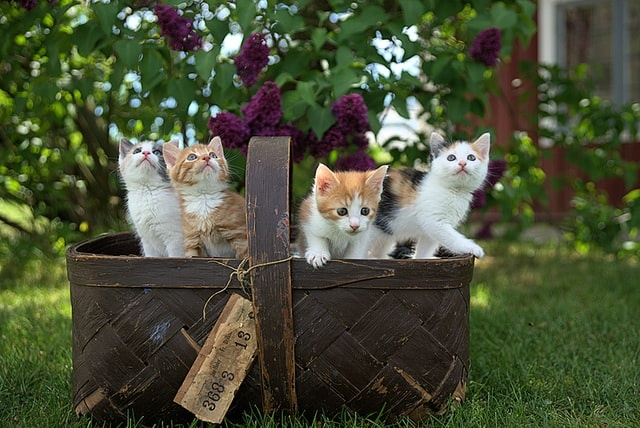
#> input picture final_project/streamlit/images/cats.jpg, 640 x 428 px, found by its file name
$ python gradients.py
#> lines starting #> are read from the running program, lines starting #| are printed output that depends on the picture; after the words box and inside, x2 and y2 are one past the last pixel; in counts of white or black regions, pixels touching at a corner belong together
import cv2 as cv
import numpy as np
import os

path = '/Users/lilycheng/Desktop/dash/assets'
img = cv.imread('Photos/cats.jpg')
#> img is the input picture: shape (428, 640, 3); mean B, G, R 55.8, 80.9, 74.5
cv.imshow('Cats',img)

gray = cv.cvtColor(img, cv.COLOR_BGR2GRAY)
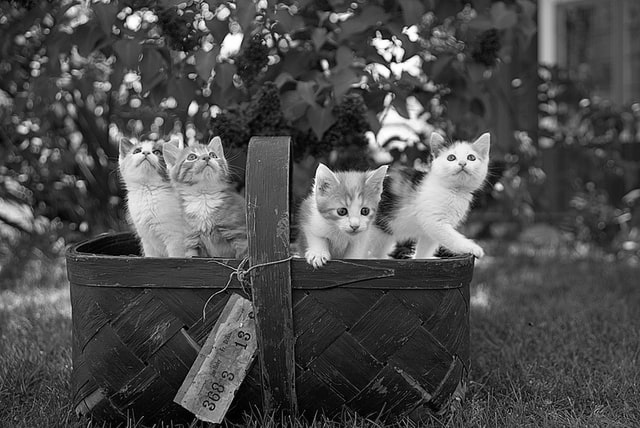
#> gray: shape (428, 640); min 0, max 255, mean 76.1
cv.imshow('Gray',gray)
cv.imwrite(os.path.join(path , 'gray_cat.jpg'), gray)
# laplacian edages
lap = cv.Laplacian(gray, cv.CV_64F)
lap = np.uint8(np.absolute(lap))
cv.imshow('Laplacian', lap)
cv.imwrite(os.path.join(path , 'laplacian.jpg'), lap)
#sobel
sobelx = cv.Sobel(gray, cv.CV_64F,1,0)
sobely = cv.Sobel(gray, cv.CV_64F,0,1)
cv.imshow('sobelx', sobelx)
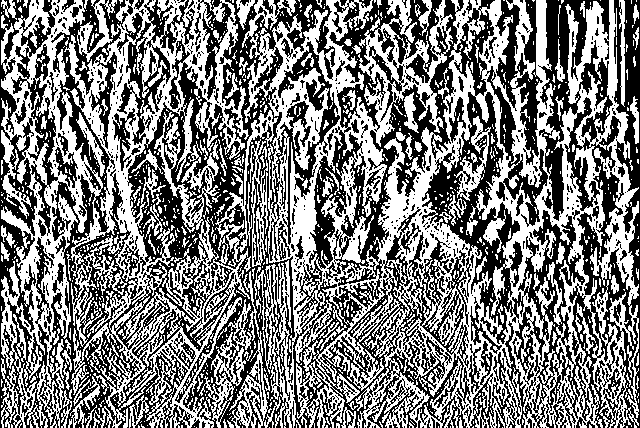
#> window 'sobelx': shape (428, 640); 49.1% white; 1135 white regions (984 under 20 px), largest, box (x1, y1, x2, y2) and area: (242, 0, 639, 428) 71347, (1, 0, 278, 428) 42068, (199, 299, 252, 428) 1518
cv.imshow('sobely', sobely)
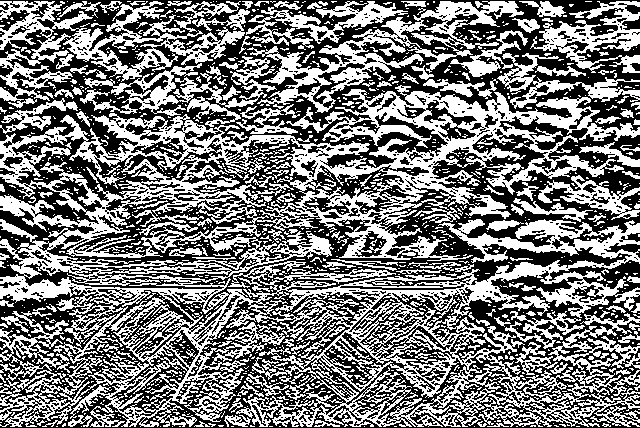
#> window 'sobely': shape (428, 640); 47.3% white; 1268 white regions (1066 under 20 px), largest, box (x1, y1, x2, y2) and area: (0, 85, 640, 427) 81225, (0, 1, 250, 108) 7514, (247, 1, 524, 113) 6558
cv.imwrite(os.path.join(path , 'sobelx.jpg'), sobelx)
cv.imwrite(os.path.join(path , 'sobely.jpg'), sobely)
#combine sobel
combined_sobelxy = cv.bitwise_or(sobelx,sobely)
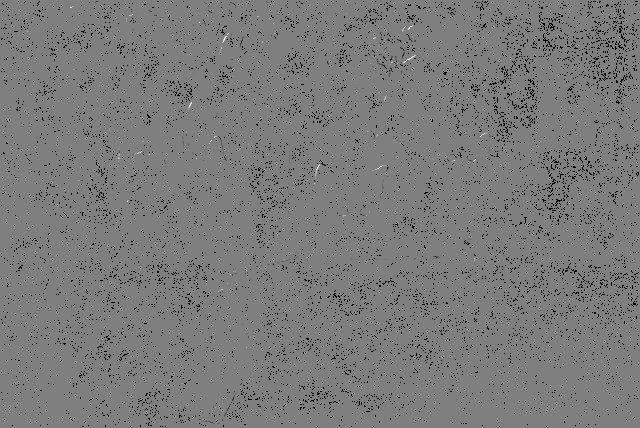
#> combined_sobelxy: shape (428, 640) float64; 4.93% of the values are NaN or infinite; the others: min -130944, max 130944, mean -148.2; drawn with min black, max white, NaN and infinite black
cv.imshow('combined_sobel',combined_sobelxy)
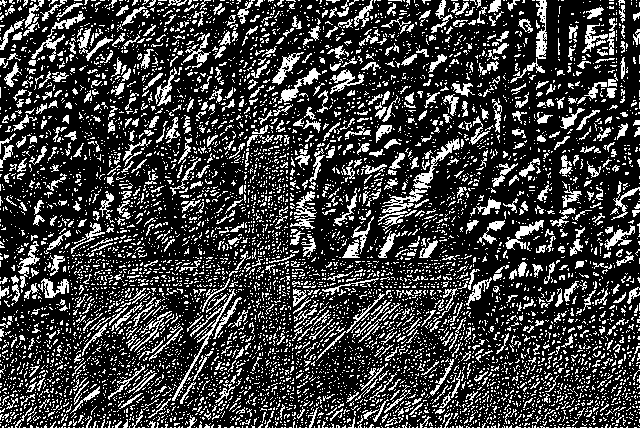
#> window 'combined_sobel': shape (428, 640); 24.2% white in thin lines or dots
cv.imwrite(os.path.join(path , 'combined_sobelxy.jpg'), combined_sobelxy)
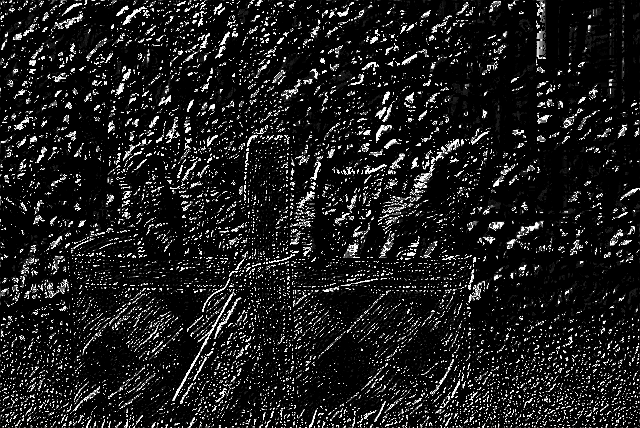
#> saved as combined_sobelxy.jpg: shape (428, 640); min 0, max 255, mean 28.8

#canny
canny = cv.Canny(gray,150,175) #?? what is the meaning of the threshold here
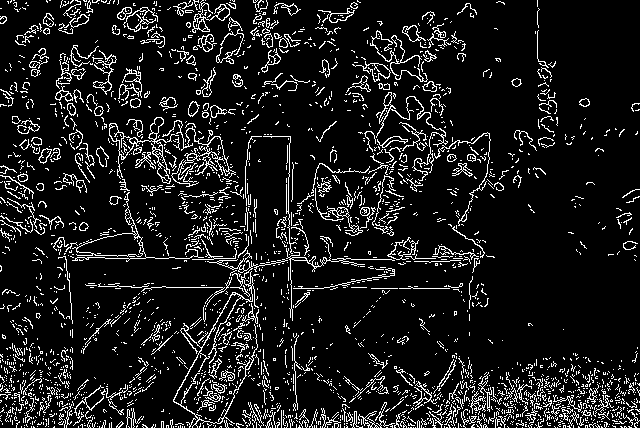
#> canny: shape (428, 640); 10.6% white in thin lines or dots
cv.imshow('canny',canny)
cv.imwrite(os.path.join(path , 'canny.jpg'), canny)


cv.waitKey(0)
